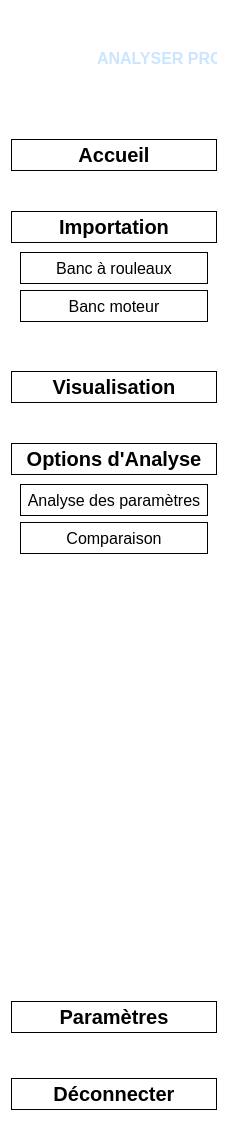
       <widget class="QWidget" name="icon_text_widget" native="true">
        <property name="minimumSize">
         <size>
          <width>226</width>
          <height>0</height>
         </size>
        </property>
        <property name="font">
         <font>
          <pointsize>27</pointsize>
         </font>
        </property>
        <property name="styleSheet">
         <string notr="true">QWidget {

background-color: rgb(255, 255, 255); 
color : black;}

QPushButton { 
height : 30 px;
border: none;

}</string>
        </property>
        <layout class="QVBoxLayout" name="verticalLayout_12">
         <property name="spacing">
          <number>30</number>
         </property>
         <property name="topMargin">
          <number>28</number>
         </property>
         <item>
          <layout class="QHBoxLayout" name="horizontalLayout">
           <property name="spacing">
            <number>6</number>
           </property>
           <item>
            <widget class="QLabel" name="logo_2">
             <property name="minimumSize">
              <size>
               <width>80</width>
               <height>60</height>
              </size>
             </property>
             <property name="maximumSize">
              <size>
               <width>80</width>
               <height>60</height>
              </size>
             </property>
             <property name="text">
              <string/>
             </property>
             <property name="pixmap">
              <pixmap resource="momo_resources.qrc">:/&lt;newPrefix&gt;/icon_2/SII-removebg-preview.png</pixmap>
             </property>
             <property name="scaledContents">
              <bool>true</bool>
             </property>
            </widget>
           </item>
           <item>
            <widget class="QLabel" name="EMIZER">
             <property name="minimumSize">
              <size>
               <width>120</width>
               <height>60</height>
              </size>
             </property>
             <property name="maximumSize">
              <size>
               <width>120</width>
               <height>60</height>
              </size>
             </property>
             <property name="font">
              <font>
               <pointsize>12</pointsize>
               <weight>75</weight>
               <bold>true</bold>
              </font>
             </property>
             <property name="styleSheet">
              <string notr="true">color: rgb(204, 229, 255);</string>
             </property>
             <property name="text">
              <string>ANALYSER PRO</string>
             </property>
            </widget>
           </item>
          </layout>
         </item>
         <item>
          <layout class="QVBoxLayout" name="verticalLayout_11">
           <property name="spacing">
            <number>40</number>
           </property>
           <property name="topMargin">
            <number>21</number>
           </property>
           <item>
            <widget class="QPushButton" name="Home_2">
             <property name="font">
              <font>
               <pointsize>15</pointsize>
               <weight>75</weight>
               <bold>true</bold>
              </font>
             </property>
             <property name="styleSheet">
              <string notr="true">QPushButton{
 padding-left: 0px;
}
QPushButton {
    border: 1px solid black; 
}

QPushButton:hover {
background-color: rgb(0, 85, 127);

}

QPushButton:pressed {
    background-color: rgb(0, 0, 0);
}</string>
             </property>
             <property name="text">
              <string>Accueil</string>
             </property>
             <property name="iconSize">
              <size>
               <width>200</width>
               <height>50</height>
              </size>
             </property>
             <property name="checkable">
              <bool>true</bool>
             </property>
             <property name="autoExclusive">
              <bool>true</bool>
             </property>
            </widget>
           </item>
           <item>
            <widget class="QFrame" name="Analysis">
             <property name="frameShape">
              <enum>QFrame::NoFrame</enum>
             </property>
             <layout class="QVBoxLayout" name="verticalLayout_2">
              <property name="spacing">
               <number>0</number>
              </property>
              <property name="leftMargin">
               <number>0</number>
              </property>
              <property name="topMargin">
               <number>0</number>
              </property>
              <property name="rightMargin">
               <number>0</number>
              </property>
              <property name="bottomMargin">
               <number>0</number>
              </property>
              <item>
               <widget class="QPushButton" name="Analysis_2">
                <property name="font">
                 <font>
                  <pointsize>15</pointsize>
                  <weight>75</weight>
                  <bold>true</bold>
                 </font>
                </property>
                <property name="styleSheet">
                 <string notr="true">QPushButton{
 padding-left: 0px;
}
QPushButton {
    border: 1px solid black; 
}


QPushButton:hover {
background-color: rgb(0, 85, 127);

}


QPushButton:pressed {
    background-color: rgb(0, 0, 0);
}
</string>
                </property>
                <property name="text">
                 <string>Importation</string>
                </property>
                <property name="iconSize">
                 <size>
                  <width>200</width>
                  <height>50</height>
                 </size>
                </property>
                <property name="checkable">
                 <bool>true</bool>
                </property>
                <property name="autoExclusive">
                 <bool>true</bool>
                </property>
               </widget>
              </item>
              <item>
               <widget class="QFrame" name="Analysis_dropdown">
                <property name="frameShape">
                 <enum>QFrame::NoFrame</enum>
                </property>
                <layout class="QVBoxLayout" name="verticalLayout">
                 <item>
                  <widget class="QPushButton" name="Data_Analysis">
                   <property name="font">
                    <font>
                     <pointsize>12</pointsize>
                    </font>
                   </property>
                   <property name="styleSheet">
                    <string notr="true">QPushButton{
 padding-left: 0px;
}
QPushButton {
    border: 1px solid black; 
}


QPushButton:hover {
background-color: rgb(0, 85, 127);

}


QPushButton:pressed {
    background-color: rgb(0, 0, 0);
}</string>
                   </property>
                   <property name="text">
                    <string>Banc à rouleaux</string>
                   </property>
                   <property name="checkable">
                    <bool>true</bool>
                   </property>
                   <property name="autoExclusive">
                    <bool>false</bool>
                   </property>
                  </widget>
                 </item>
                 <item>
                  <widget class="QPushButton" name="Data_Comparisons">
                   <property name="font">
                    <font>
                     <pointsize>12</pointsize>
                    </font>
                   </property>
                   <property name="styleSheet">
                    <string notr="true">QPushButton{
 padding-left: 0px;
}
QPushButton {
    border: 1px solid black; 
}


QPushButton:hover {
background-color: rgb(0, 85, 127);

}


QPushButton:pressed {
    background-color: rgb(0, 0, 0);
}</string>
                   </property>
                   <property name="text">
                    <string>Banc moteur</string>
                   </property>
                   <property name="checkable">
                    <bool>true</bool>
                   </property>
                   <property name="autoExclusive">
                    <bool>false</bool>
                   </property>
                  </widget>
                 </item>
                </layout>
               </widget>
              </item>
             </layout>
            </widget>
           </item>
           <item>
            <widget class="QPushButton" name="Help_2">
             <property name="font">
              <font>
               <pointsize>15</pointsize>
               <weight>75</weight>
               <bold>true</bold>
              </font>
             </property>
             <property name="styleSheet">
              <string notr="true">QPushButton{
 padding-left: 0px;
}
QPushButton {
    border: 1px solid black; 
}

QPushButton:hover {
background-color: rgb(0, 85, 127);

}


QPushButton:pressed {
    background-color: rgb(0, 0, 0);
}</string>
             </property>
             <property name="text">
              <string>Visualisation</string>
             </property>
             <property name="iconSize">
              <size>
               <width>200</width>
               <height>50</height>
              </size>
             </property>
             <property name="checkable">
              <bool>true</bool>
             </property>
             <property name="autoExclusive">
              <bool>true</bool>
             </property>
            </widget>
           </item>
           <item>
            <widget class="QFrame" name="Analysis_3">
             <property name="frameShape">
              <enum>QFrame::NoFrame</enum>
             </property>
             <layout class="QVBoxLayout" name="verticalLayout_3">
              <property name="spacing">
               <number>0</number>
              </property>
              <property name="leftMargin">
               <number>0</number>
              </property>
              <property name="topMargin">
               <number>0</number>
              </property>
              <property name="rightMargin">
               <number>0</number>
              </property>
              <property name="bottomMargin">
               <number>0</number>
              </property>
              <item>
               <widget class="QPushButton" name="Analysis_4">
                <property name="font">
                 <font>
                  <pointsize>15</pointsize>
                  <weight>75</weight>
                  <bold>true</bold>
                 </font>
                </property>
                <property name="styleSheet">
                 <string notr="true">QPushButton{
 padding-left: 0px;
}
QPushButton {
    border: 1px solid black; 
}


QPushButton:hover {
background-color: rgb(0, 85, 127);

}


QPushButton:pressed {
    background-color: rgb(0, 0, 0);
}
</string>
                </property>
                <property name="text">
                 <string>Options d'Analyse</string>
                </property>
                <property name="iconSize">
                 <size>
                  <width>200</width>
                  <height>50</height>
                 </size>
                </property>
                <property name="checkable">
                 <bool>true</bool>
                </property>
                <property name="autoExclusive">
                 <bool>true</bool>
                </property>
               </widget>
              </item>
              <item>
               <widget class="QFrame" name="Analysis_dropdown_2">
                <property name="frameShape">
                 <enum>QFrame::NoFrame</enum>
                </property>
                <layout class="QVBoxLayout" name="verticalLayout_7">
                 <item>
                  <widget class="QPushButton" name="Data_Analysis_2">
                   <property name="font">
                    <font>
                     <pointsize>12</pointsize>
                    </font>
                   </property>
                   <property name="styleSheet">
                    <string notr="true">QPushButton{
 padding-left: 0px;
}
QPushButton {
    border: 1px solid black; 
}


QPushButton:hover {
background-color: rgb(0, 85, 127);

}


QPushButton:pressed {
    background-color: rgb(0, 0, 0);
}</string>
                   </property>
                   <property name="text">
                    <string>Analyse des paramètres</string>
                   </property>
                   <property name="checkable">
                    <bool>true</bool>
                   </property>
                   <property name="autoExclusive">
                    <bool>false</bool>
                   </property>
                  </widget>
                 </item>
                 <item>
                  <widget class="QPushButton" name="Data_Comparisons_2">
                   <property name="font">
                    <font>
                     <pointsize>12</pointsize>
                    </font>
                   </property>
                   <property name="styleSheet">
                    <string notr="true">QPushButton{
 padding-left: 0px;
}
QPushButton {
    border: 1px solid black; 
}


QPushButton:hover {
background-color: rgb(0, 85, 127);

}


QPushButton:pressed {
    background-color: rgb(0, 0, 0);
}</string>
                   </property>
                   <property name="text">
                    <string>Comparaison</string>
                   </property>
                   <property name="checkable">
                    <bool>true</bool>
                   </property>
                   <property name="autoExclusive">
                    <bool>false</bool>
                   </property>
                  </widget>
                 </item>
                </layout>
               </widget>
              </item>
             </layout>
            </widget>
           </item>
          </layout>
         </item>
         <item>
          <spacer name="verticalSpacer">
           <property name="orientation">
            <enum>Qt::Vertical</enum>
           </property>
           <property name="sizeHint" stdset="0">
            <size>
             <width>20</width>
             <height>408</height>
            </size>
           </property>
          </spacer>
         </item>
         <item>
          <layout class="QVBoxLayout" name="verticalLayout_4">
           <property name="spacing">
            <number>45</number>
           </property>
           <item>
            <widget class="QPushButton" name="Setting_2">
             <property name="font">
              <font>
               <pointsize>15</pointsize>
               <weight>75</weight>
               <bold>true</bold>
              </font>
             </property>
             <property name="styleSheet">
              <string notr="true">QPushButton{
 padding-left: 0px;
}
QPushButton {
    border: 1px solid black; 
}


QPushButton:hover {
background-color: rgb(0, 85, 127);

}


QPushButton:pressed {
    background-color: rgb(0, 0, 0);
}
</string>
             </property>
             <property name="text">
              <string>Paramètres</string>
             </property>
             <property name="iconSize">
              <size>
               <width>200</width>
               <height>50</height>
              </size>
             </property>
             <property name="checkable">
              <bool>true</bool>
             </property>
             <property name="autoExclusive">
              <bool>true</bool>
             </property>
            </widget>
           </item>
           <item>
            <widget class="QPushButton" name="Log_out_2">
             <property name="font">
              <font>
               <pointsize>15</pointsize>
               <weight>75</weight>
               <bold>true</bold>
              </font>
             </property>
             <property name="styleSheet">
              <string notr="true">QPushButton{
 padding-left: 0px;
}
QPushButton {
    border: 1px solid black; 
}


QPushButton:hover {
background-color: rgb(0, 85, 127);

}


QPushButton:pressed {
    background-color: rgb(0, 0, 0);
}
</string>
             </property>
             <property name="text">
              <string>Déconnecter</string>
             </property>
             <property name="iconSize">
              <size>
               <width>200</width>
               <height>50</height>
              </size>
             </property>
             <property name="checkable">
              <bool>true</bool>
             </property>
             <property name="autoExclusive">
              <bool>true</bool>
             </property>
            </widget>
           </item>
          </layout>
         </item>
        </layout>
       </widget>
